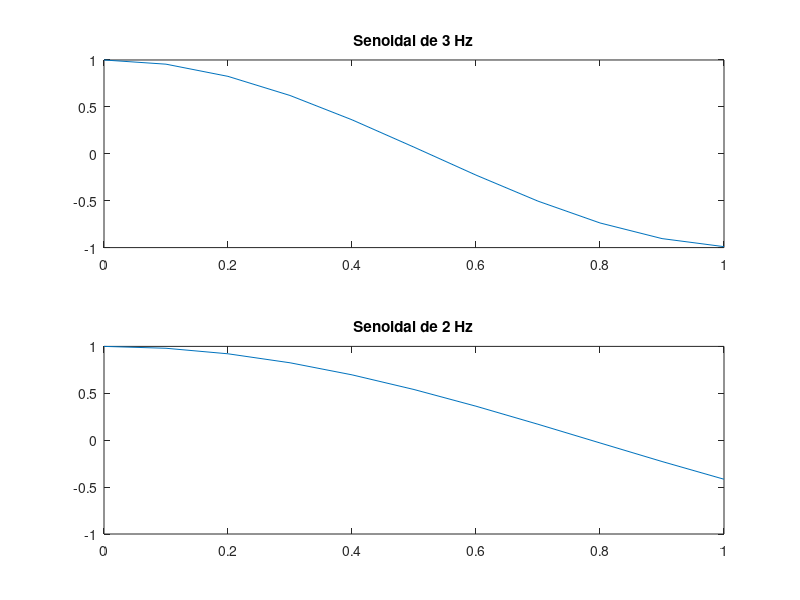
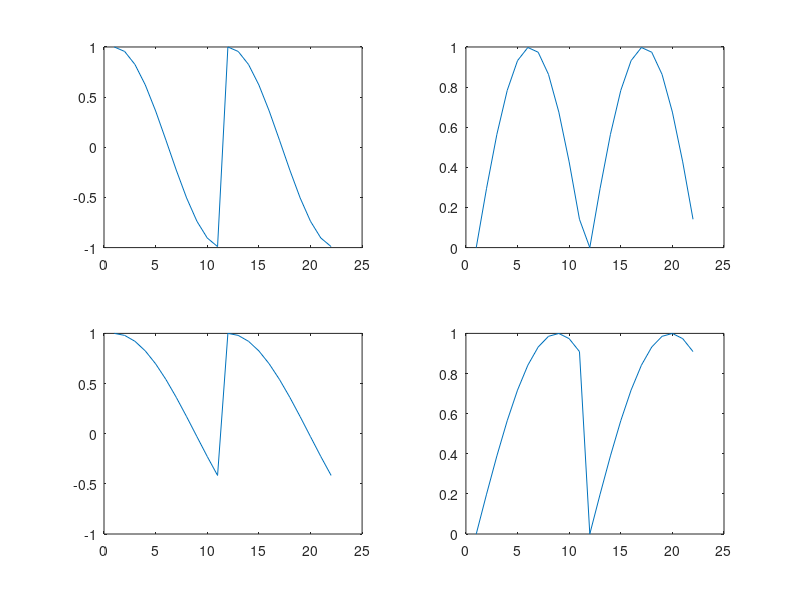
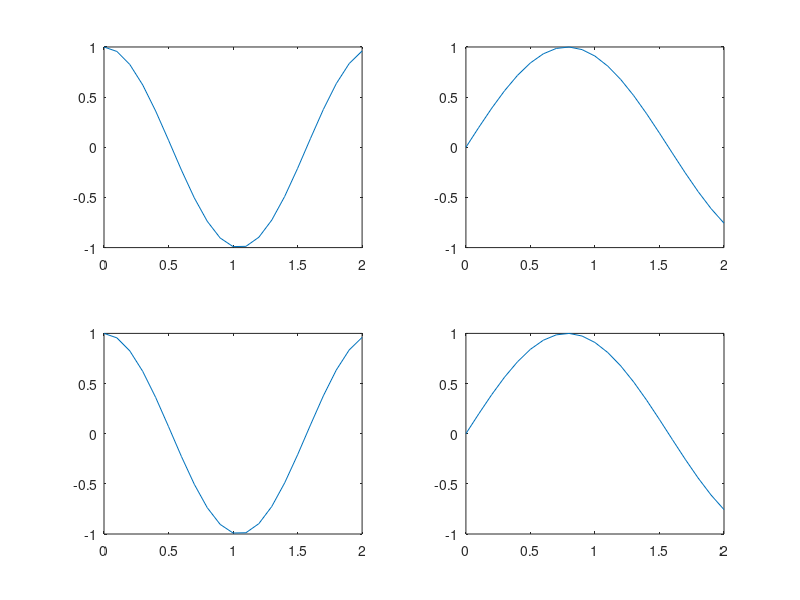

These figures' MATLAB source, in order:
% Trabajo Practico Nº 3
% Ejercicio 3
% Item 1

clear all;
close all;

tinicial = 0; % en Seg
tfinal   = 1; % en Seg
fm = 10; % en Hz
f1 = 3; % En Hz ( Una frecuencia multiplo de 2*pi/N )
f2 = 2; % En Hz ( Una frecuencia que no sea multiplo de 2*pi/N )

dt = 1/fm;
t = tinicial:dt:tfinal;
S1 = exp(j*f1*t);
S2 = exp(j*f2*t);

figure(1);
subplot( 2, 1, 1 );
plot( t, real( S1 ) );
title( "Senoidal de 3 Hz" );

subplot( 2, 1, 2 );
plot( t, real( S2 ) );
title( "Senoidal de 2 Hz" );

% Genero la concatenación
C1 = [ S1 S1 ];
C2 = [ S2 S2 ];

figure(2);
subplot( 2, 2, 1 );
plot( real( C1 ) );

subplot( 2, 2, 2 );
plot( imag( C1 ) );

subplot( 2, 2, 3 );
plot( real( C2 ) );

subplot( 2, 2, 4 );
plot( imag( C2 ) );

% Genero las señales nuevamente
dt = 1/fm;
t = 0:dt:2;
R1 = exp(j*f1*t);
R2 = exp(j*f2*t);

figure( 3 );
subplot( 2, 2, 1 );
plot( t, real( R1 ) );

subplot( 2, 2, 2 );
plot( t, imag( R2 ) );

subplot( 2, 2, 3 );
plot( t, real( R1 ) );

subplot( 2, 2, 4 );
plot( t, imag( R2 ) );
